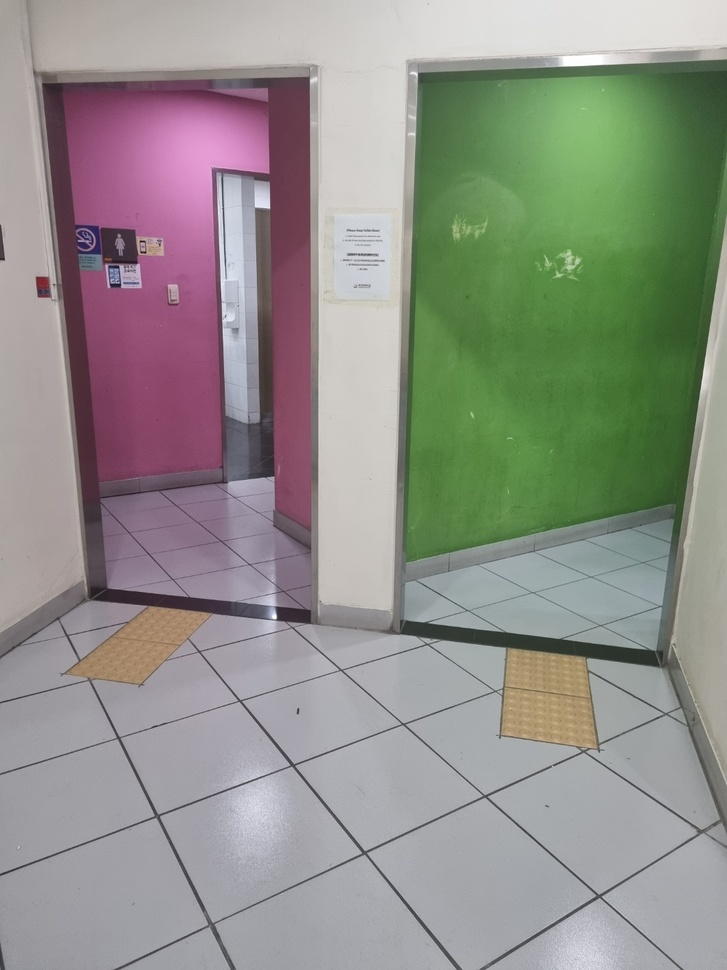
#> input picture object recognition/toilet/toiletimg.jpg, 727 x 970 px, shrunk from 1058 x 1411 before the run
$ python toilet.py
#> lines starting #> are read from the running program, lines starting #| are printed output that depends on the picture; after the words box and inside, x2 and y2 are one past the last pixel; in counts of white or black regions, pixels touching at a corner belong together
import cv2
import numpy as np


# 성별 확인
gender = input()

# 이미지 로드
image = cv2.imread("toiletimg.jpg")
#> image is the input picture: shape (970, 727, 3); mean B, G, R 138.2, 145.2, 145.1

# BGR에서 HSV로 변환
hsv_image = cv2.cvtColor(image, cv2.COLOR_BGR2HSV)
#> hsv_image: shape (970, 727, 3); mean H, S, V 85.8, 47, 156.3

# 추출할 색상 범위 설정 (RGB 색상 범위)
if gender == "female":
    lower_color = np.array([150, 30, 100])  # 하한값
    upper_color = np.array([255, 150, 200])  # 상한값

else :
    lower_color = np.array([40, 40, 40])  # 하한값
    upper_color = np.array([80, 255, 255])  # 상한값

# 색상 범위에 해당하는 부분 확인
mask = cv2.inRange(hsv_image, lower_color, upper_color)
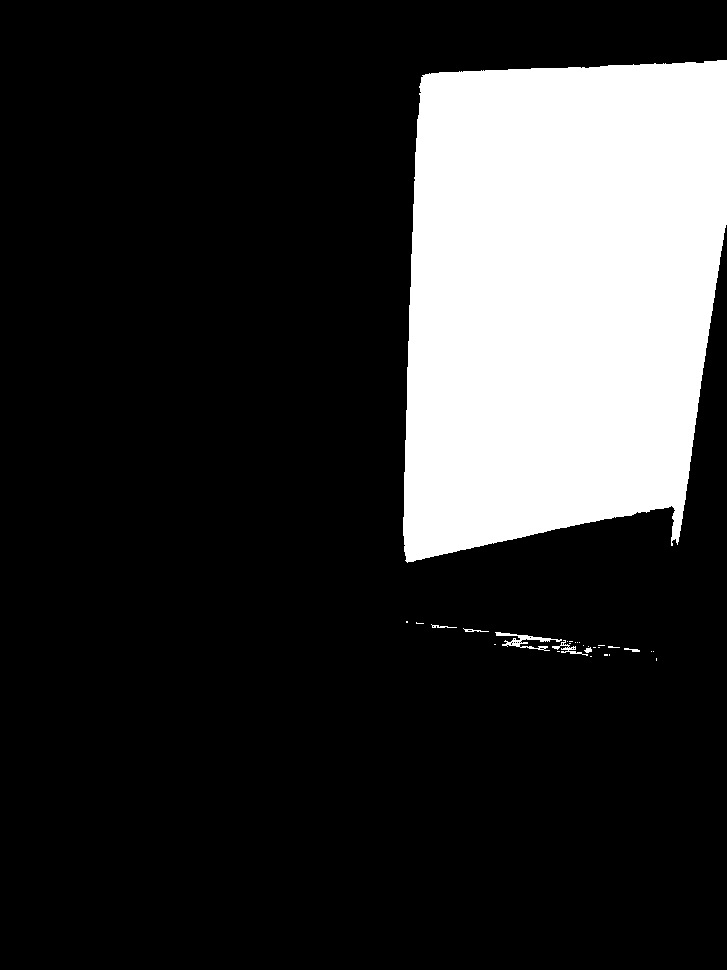
#> mask: shape (970, 727); 20% white; 29 white regions (22 under 20 px)

# 바운딩 박스 그리기
contours, _ = cv2.findContours(mask, cv2.RETR_EXTERNAL, cv2.CHAIN_APPROX_SIMPLE)
#> contours = 29 contours, 25 with area under 20; largest, box (x1, y1, x2, y2) and area: (403, 60, 727, 563) 139452, (495, 632, 562, 651) 252, (552, 640, 588, 656) 71, (584, 647, 592, 653) 20


for contour in contours:
    x, y, w, h = cv2.boundingRect(contour)
    cv2.rectangle(image, (x, y), (x + w, y + h), (0, 255, 0), 2)

    # 색상이 가운데 좌표보다 왼쪽에 있는지 오른쪽에 있는지 판단하여 메시지 출력
    center_x = image.shape[1] // 2
    if x + w // 2 < center_x:
        print("색상이 왼쪽에 있습니다. 왼쪽으로 가세요.")
    else:
        print("색상이 오른쪽에 있습니다. 오른쪽으로 가세요.")
#> this loop made 29 passes
#> (x, y, w, h) on passes 5, 6, 8, 11, 12, 13, 15, 18, 19, 20, 22, 23: (653, 651, 1, 1), (651, 651, 1, 1), (624, 648, 16, 4), (584, 647, 8, 6), (608, 646, 12, 2), (588, 646, 1, 1), (583, 645, 1, 1), (579, 642, 1, 1), (577, 642, 1, 1), (575, 642, 1, 1), (567, 641, 1, 1), (552, 640, 36, 16)
#> (contour, x, y, w, h) on passes 1, 2, 3, 4, 7, 9: ([[656, 658], [656, 660]], 656, 658, 1, 3), ([[590, 656], [591, 656]], 590, 656, 2, 1), ([[609, 654], [609, 655]], 609, 654, 1, 2), ([[604, 654], [604, 655], [607, 655], [607, 654]], 604, 654, 4, 2), ([[557, 651], [559, 651]], 557, 651, 3, 1), ([[598, 647], [599, 647]], 598, 647, 2, 1)
#| 색상이 오른쪽에 있습니다. 오른쪽으로 가세요.
#| 색상이 오른쪽에 있습니다. 오른쪽으로 가세요.
#| 색상이 오른쪽에 있습니다. 오른쪽으로 가세요.
#| 색상이 오른쪽에 있습니다. 오른쪽으로 가세요.
#| 색상이 오른쪽에 있습니다. 오른쪽으로 가세요.
#| 색상이 오른쪽에 있습니다. 오른쪽으로 가세요.
#| 색상이 오른쪽에 있습니다. 오른쪽으로 가세요.
#| 색상이 오른쪽에 있습니다. 오른쪽으로 가세요.
#> (further printed lines are left out)
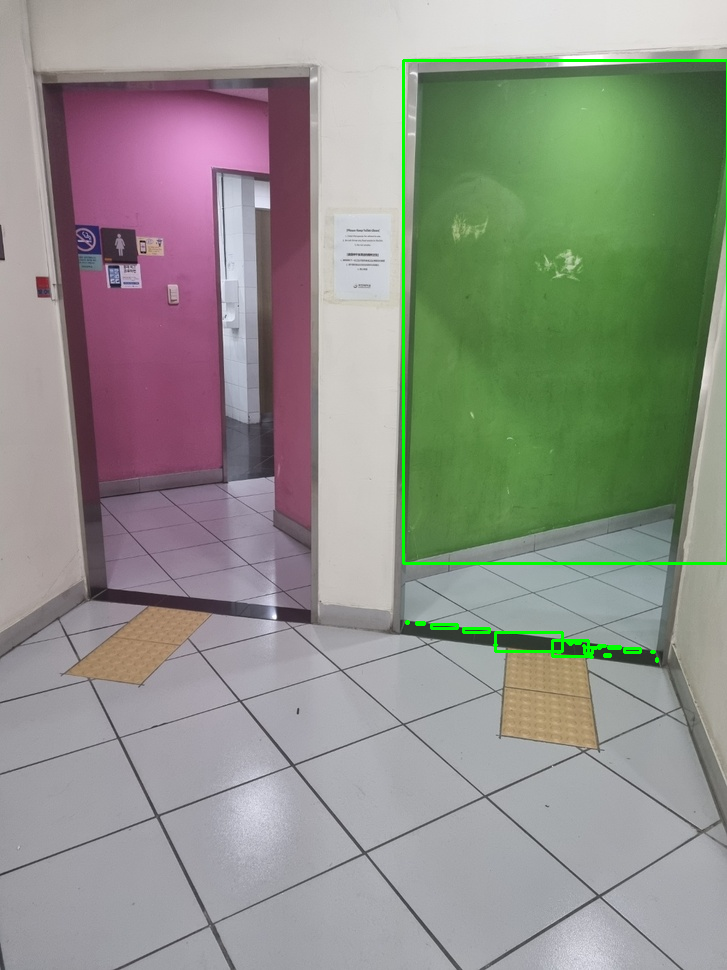
#> image: shape (970, 727, 3); 0.8% of pixels changed, all inside (x1, y1, x2, y2) = (402, 59, 727, 663)

# 결과 출력
cv2.imshow("Original Image", image)
cv2.waitKey(0)
cv2.destroyAllWindows()
